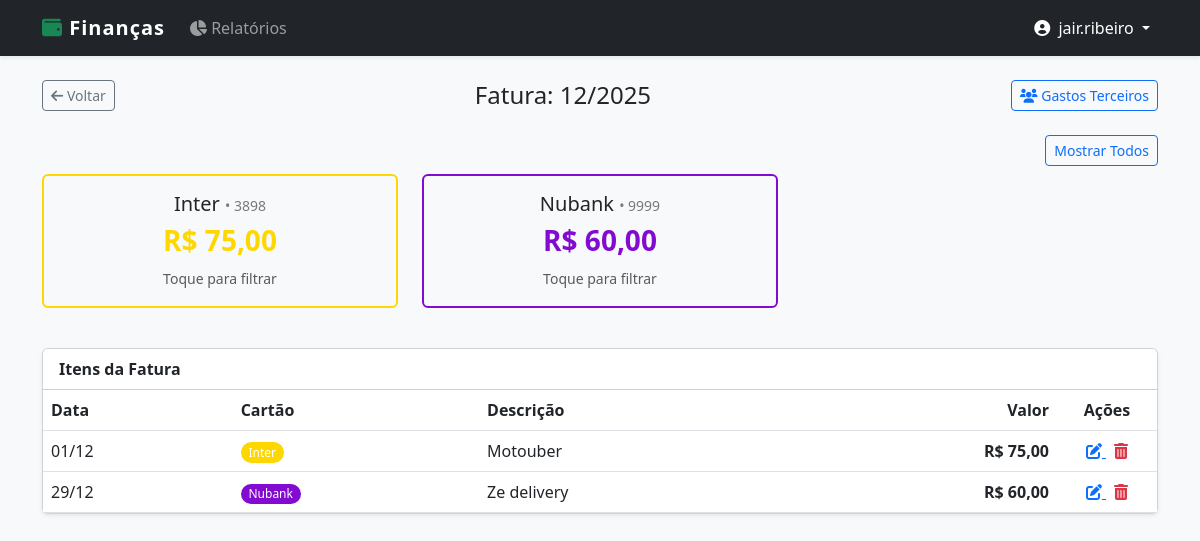
Before: /cartoes/ (signed in) with the older database file.
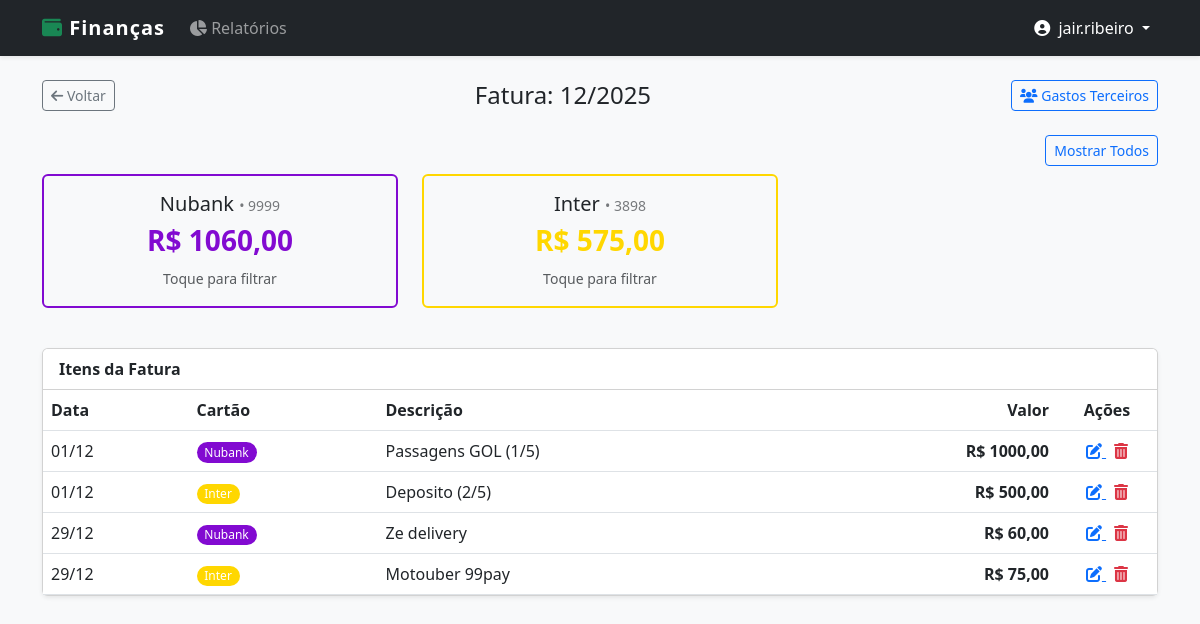
After: the same page with the newer database file.
### core/models.py (models this page shows, shortened)
class CartaoCredito(models.Model):
    CORES_CHOICES = (
        ('#820AD1', 'Roxo (Nubank)'),
        ('#FF8700', 'Laranja (Itaú)'),
        ('#CC092F', 'Vermelho (Bradesco/Santander)'),
        ('#FFD700', 'Dourado/Amarelo (Inter)'),
        ('#005CAA', 'Azul (Caixa/Azul)'),
        ('#000000', 'Preto (Black/C6)'),
        ('#28a745', 'Verde (Padrão)'),
        ('#6c757d', 'Cinza (Outros)'),
    )
    usuario = models.ForeignKey(User, on_delete=models.CASCADE)
    nome = models.CharField(max_length=50) # Ex: Nubank
    ultimos_digitos = models.CharField(max_length=4) # Ex: 1234
    cor = models.CharField(max_length=7, choices=CORES_CHOICES, default='#28a745')

class CompraCartao(models.Model):
    cartao = models.ForeignKey(CartaoCredito, on_delete=models.CASCADE)
    descricao = models.CharField(max_length=100)
    valor = models.DecimalField(max_digits=10, decimal_places=2)
    data_compra = models.DateField(default=date.today)
    is_parcelado = models.BooleanField(default=False, verbose_name="É parcelado?")
    qtd_parcelas = models.IntegerField(default=1, verbose_name="Qtd Parcelas")
    is_terceiro = models.BooleanField(default=False, verbose_name="É compra de terceiro?")
    terceiro = models.ForeignKey(Terceiro, on_delete=models.SET_NULL, null=True, blank=True, verbose_name="Pessoa")

### core/views.py (the view)
# urls.py: path('cartoes/', views.detalhe_cartao, name='detalhe_cartao'), # Nova
@login_required
def detalhe_cartao(request):
    mes = int(request.GET.get('mes', date.today().month))
    ano = int(request.GET.get('ano', date.today().year))
    faturas = CompraCartao.objects.filter(
        cartao__usuario=request.user, # <--- CORREÇÃO: Só do usuário logado
        data_compra__month=mes,
        data_compra__year=ano
    ).values(
        'cartao__id',
        'cartao__nome',
        'cartao__cor',
        'cartao__ultimos_digitos' # <--- FEATURE: Pegando os dígitos
    ).annotate(total=Sum('valor')).order_by('-total')
    itens = CompraCartao.objects.filter(
        cartao__usuario=request.user, # <--- CORREÇÃO
        data_compra__month=mes,
        data_compra__year=ano
    ).select_related('cartao').order_by('data_compra')
    return render(request, 'core/detalhe_cartao.html', {
        'faturas': faturas,
        'itens': itens,
        'mes': mes,
        'ano': ano,
        'lista_meses': range(1, 13)
    })

### core/templates/core/detalhe_cartao.html (shortened to what this page needs)
{% extends 'core/base.html' %} {% block content %}
<div class="d-flex justify-content-between align-items-center mb-4">
  <a
    href="{% url 'home' %}?mes={{ mes }}&ano={{ ano }}"
    class="btn btn-outline-secondary btn-sm"
  >
    <i class="fas fa-arrow-left"></i> Voltar
  </a>
  <div class="text-center">
    <h4 class="mb-0">Fatura: {{ mes }}/{{ ano }}</h4>
  </div>
  <a
    href="{% url 'dash_terceiros' %}?mes={{ mes }}&ano={{ ano }}"
    class="btn btn-outline-primary btn-sm"
  >
    <i class="fas fa-users"></i> Gastos Terceiros
  </a>
</div>
<div class="row mb-4">
  <div class="col-12 mb-2 text-end">
    <button
      class="btn btn-sm btn-outline-primary"
      onclick="filtrarTabela('todos')"
    >
      Mostrar Todos
    </button>
  </div>
  {% for fatura in faturas %}
  <div class="col-md-4 mb-3">
    <div
      class="card bg-light card-filtro"
      style="cursor: pointer; transition: transform 0.2s; border: 2px solid {{ fatura.cartao__cor }};"
      onclick="filtrarTabela('{{ fatura.cartao__id }}')"
      id="card-{{ fatura.cartao__id }}"
      data-cor-original="{{ fatura.cartao__cor }}"
    >
      <div class="card-body text-center">
        <h5 class="card-title text-dark">
          {{ fatura.cartao__nome }}
          <small style="font-size: 0.7em; opacity: 0.6">
            • {{ fatura.cartao__ultimos_digitos }}
          </small>
        </h5>
        <h3 style="color: {{ fatura.cartao__cor }}; font-weight: bold;">
          R$ {{ fatura.total|floatformat:2 }}
        </h3>
        <small class="text-muted">Toque para filtrar</small>
      </div>
    </div>
  </div>
  {% endfor %}
</div>
<div class="card shadow-sm">
  <div class="card-header bg-white">
    <strong>Itens da Fatura</strong>
  </div>
  <div class="table-responsive">
    <table class="table table-hover mb-0">
      <thead>
        <tr>
          <th>Data</th>
          <th>Cartão</th>
          <th>Descrição</th>
          <th class="text-end">Valor</th>
          <th class="text-center" style="width: 100px">Ações</th>
        </tr>
      </thead>
      <tbody>
        {% for item in itens %}
        <tr
          class="linha-fatura {% if forloop.counter > 5 %}d-none extra-items{% endif %}"
          data-cartao-id="{{ item.cartao.id }}"
        >
          <td>{{ item.data_compra|date:"d/m" }}</td>
          <td>
            <span
              class="badge rounded-pill"
              style="background-color: {{ item.cartao.cor }}; font-weight: normal;"
            >
              {{ item.cartao.nome }}
            </span>
          </td>
          <td>
            {{ item.descricao }}
          </td>
          <td class="text-end fw-bold">R$ {{ item.valor|floatformat:2 }}</td>
          <td class="text-center">
            <a
              href="{% url 'editar_compra' item.id %}"
              class="text-primary me-2"
              title="Editar"
            >
              <i class="fas fa-edit"></i>
            </a>
            <a
              href="{% url 'excluir_compra' item.id %}"
              class="text-danger"
              title="Excluir"
              onclick="return confirm('Tem certeza que deseja excluir esta compra?');"
            >
              <i class="fas fa-trash-alt"></i>
            </a>
          </td>
        </tr>
        {% empty %}
        <tr>
          <td colspan="5" class="text-center text-muted py-3">
            Nenhuma compra encontrada.
          </td>
        </tr>
        {% endfor %}
      </tbody>
    </table>
  </div>
</div>
{% endblock %}

Changed rows visible on the page:
shown differently, row unchanged: CartaoCredito "Nubank": total "60,00" → "1060,00"; moves up the list
computed for CartaoCredito "Inter": total "75,00" → "575,00"
added CompraCartao: data_compra "01/12", cartao.nome "Nubank", descricao "Passagens GOL (1/5)", valor "1000,00"
added CompraCartao: data_compra "01/12", cartao.nome "Inter", descricao "Deposito (2/5)", valor "500,00"
shown differently, row unchanged: CompraCartao "Ze delivery": moves up the list
changed CompraCartao: data_compra "01/12" → "29/12"; descricao "Motouber" → "Motouber 99pay"
